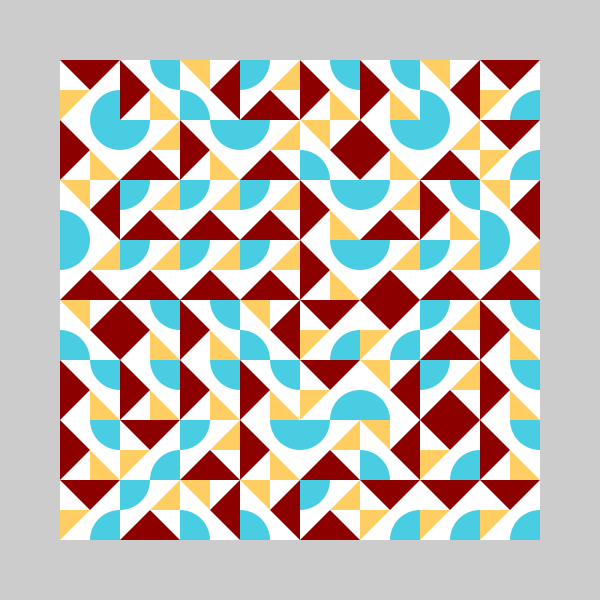
Frame 1 (no input)
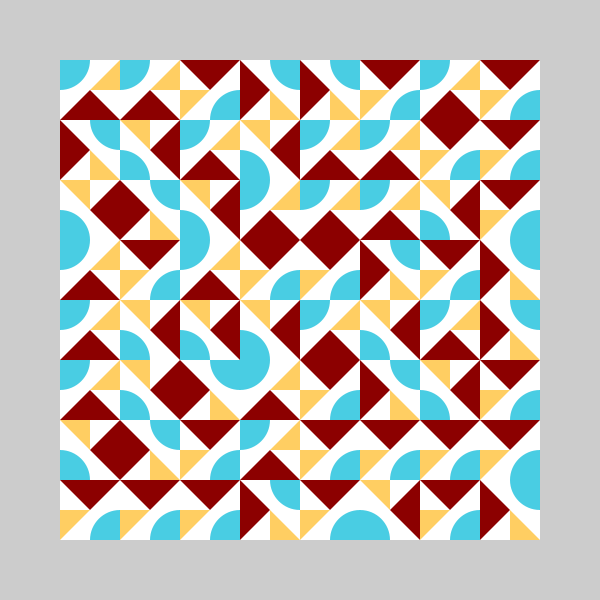
Frame 2 (the mouse pressed at the canvas centre, redrawn once)

The Processing sketch that drew these frames (run headless with seeded random() and noise(); the mouse was pressed at the canvas centre and the sketch redrawn once):

// Processing sketch: tiles_01
// ── tiles_01.pde
int step = 60;

void setup(){
  size(600,600);
  noStroke();
}

void draw() {
  for(int x = step; x < width-step; x += step){
    for(int y = step; y < height-step; y += step){
      //fill();
      tile(x,y,step);
      
    }
  }
  
  noLoop();
  
}

void keyPressed() {
  loop();
}

void tile (float x, float y, float l) {
  push();
  translate(x+l/2,y+l/2);
  rotate(int(random(4))*HALF_PI);
  translate(-l/2,-l/2);
  fill(255);
  square(0,0,l);
  fill(140,0,0);
  triangle (l,l,0,l,l/2,l/2);
  fill(#49CDE3);
  arc(0,0,l,l,0,radians(90));
  fill(#FFCE62);
  triangle(l/2,l/2,l,l/2,l,0);
 pop(); 
}
